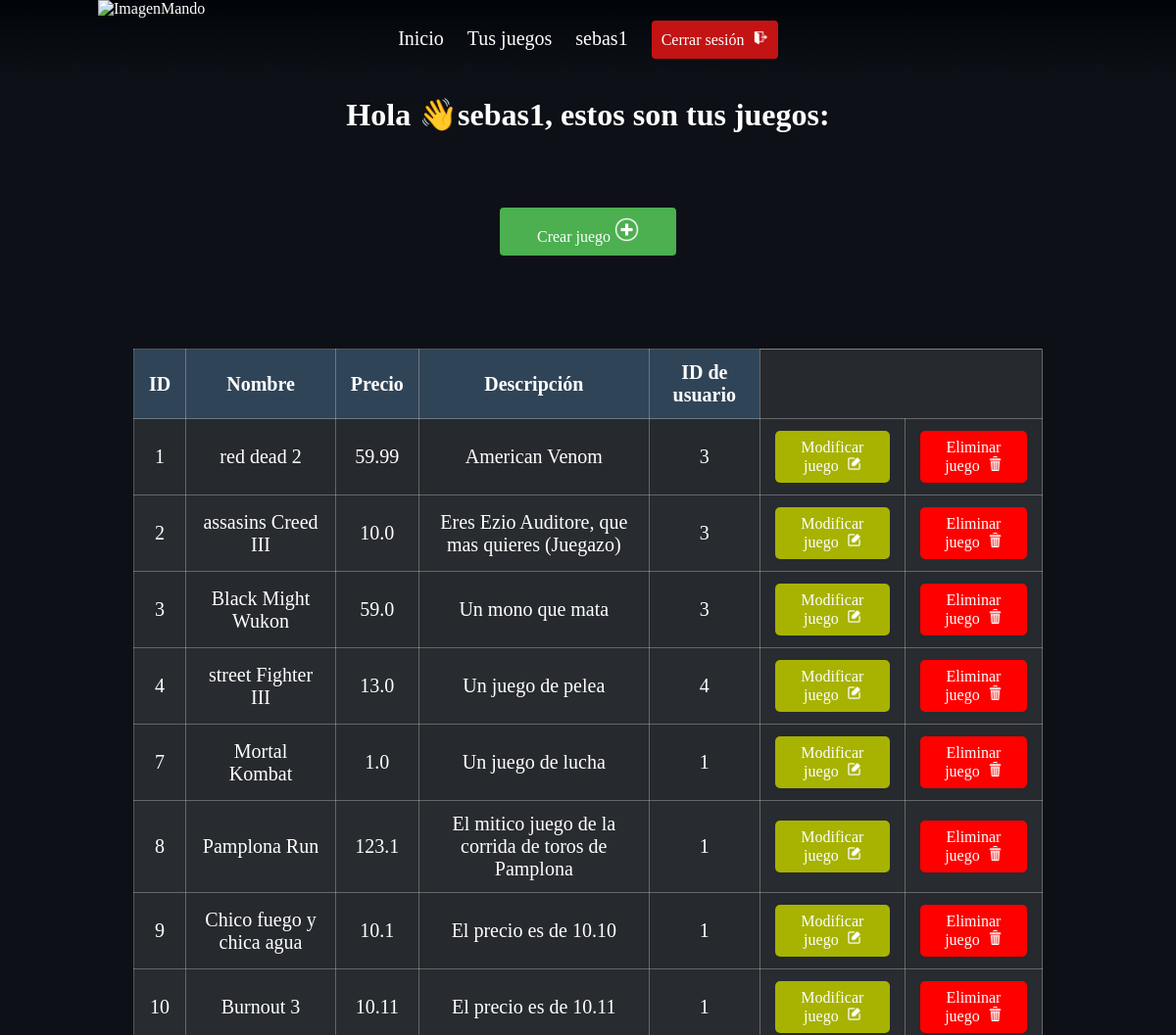
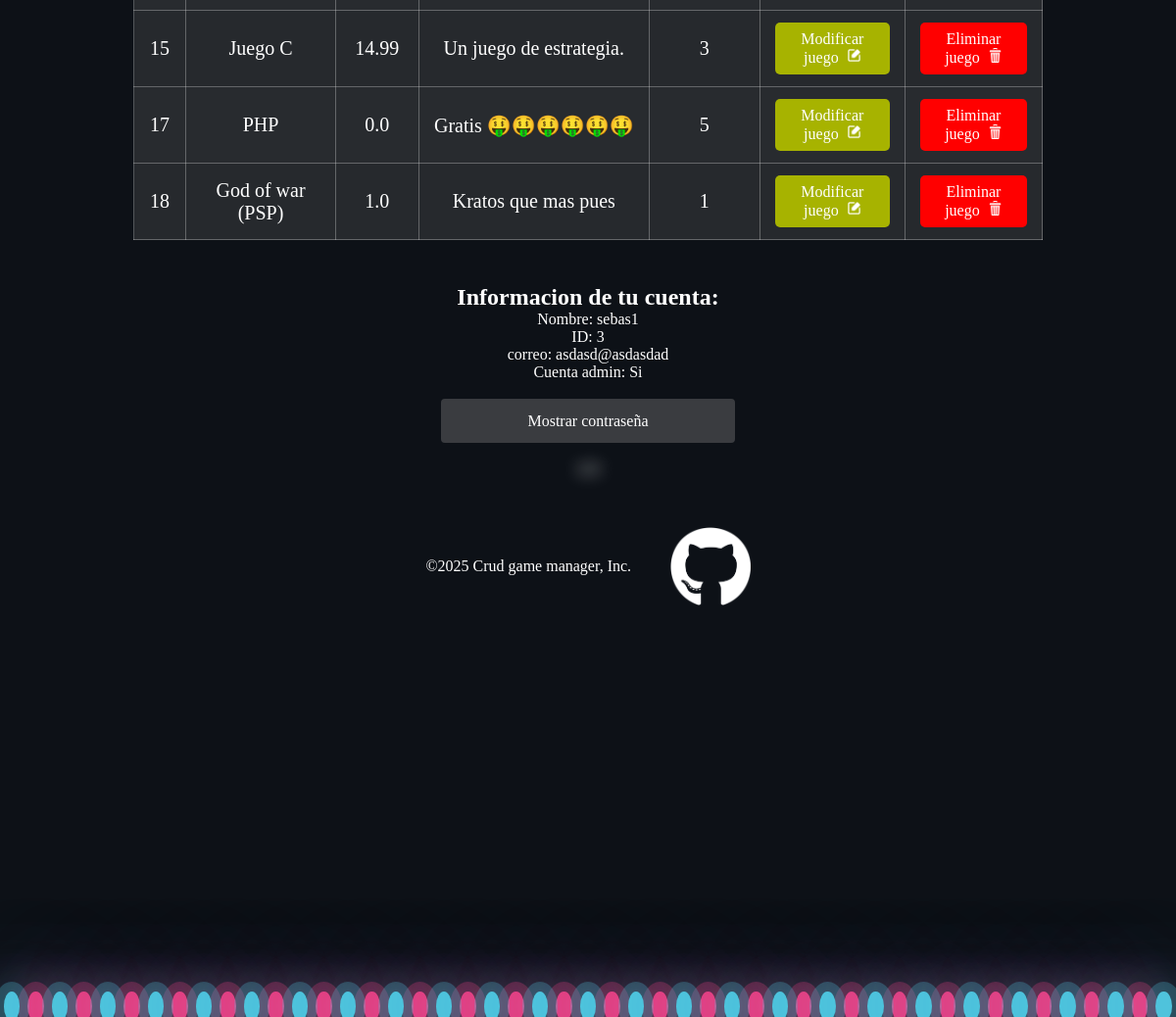
Page /protected (signed in) on the committed database (2 pictures, top to bottom).
### models.py (models this page shows)
class Usuario(db.Model, UserMixin):
    __tablename__ = 'usuarios'
    id = db.Column(db.Integer, primary_key=True)
    nombre = db.Column(db.String, nullable=False)
    correo = db.Column(db.String, unique=True, nullable=False)
    contrasena = db.Column(db.String, nullable=False)
    admin = db.Column(db.Boolean, nullable=False)

class Juego(db.Model):
    __tablename__ = 'juegos'
    id = db.Column(db.Integer, primary_key=True)
    nombre = db.Column(db.String, nullable=False)
    precio = db.Column(db.Float, nullable=False)
    descripcion = db.Column(db.String, nullable=False)
    usuario_id = db.Column(db.Integer, db.ForeignKey(
        'usuarios.id'), nullable=False)

### __main__.py (the view)
@app.route('/protected')
@login_required
def protected():
    usuario = Usuario.query.filter_by(id=current_user.id).first()
    juegos = 0
    esAdmin = usuario.admin
    if esAdmin == 1:
        juegos = Juego.query.all()
    else:
        juegos = Juego.query.filter_by(usuario_id=current_user.id).all()
    return render_template('juegos.html', usuario=usuario, juegos=juegos)

### __main__.py (called while the page is built)
@login_manager.user_loader
def load_user(user_id):
    return User(user_id)

### templates/juegos.html (shortened to what this page needs)
{% extends "templateConBurbujas.html" %}
{% block style %}
<link rel="stylesheet" href="{{ url_for('static', filename='css/juegos.css') }}">
{% endblock %}
{% block content %}
<main>
    <h1>Hola 👋{{usuario.nombre}}, estos son tus juegos:</h1>
    <div class="center">
        <button id="botonCrearJuego">Crear juego <img src="{{ url_for('static', filename='img/add.png') }}"
                alt="addIcon" id="addIcon"> </button>
    </div>
    <div id="juegos">
        <table border="1" id="miTabla">
            <thead>
                <tr>
                    <th>ID</th>
                    <th>Nombre</th>
                    <th>Precio</th>
                    <th>Descripción</th>
                    <th>ID de usuario</th>
                    <th colspan="2">&NonBreakingSpace;</th>
                </tr>
            </thead>
            <tbody>
                {% for juego in juegos %}
                <tr>
                    <td>{{ juego.id }}</td>
                    <td>{{ juego.nombre }}</td>
                    <td>{{ juego.precio }}</td>
                    <td>{{ juego.descripcion }}</td>
                    <td>
                        {% if usuario.admin %}
                        {{ juego.usuario_id }}
                        {% endif %}
                    </td>
                    <td>
                        <button class="botonModificar">Modificar juego &NonBreakingSpace;<img
                                src="{{url_for('static', filename='img/modify.png')}}" alt="modifyIcon"
                                id="modifyIcon"></button>
                    </td>
                    <td>
                        <button class="botonEliminar">Eliminar juego &NonBreakingSpace;<img
                                src="{{url_for('static', filename='img/delete.png')}}" alt="eliminateIcon"
                                id="modifyIcon"></button></button>
                    </td>
                </tr>
                {% endfor %}
            </tbody>
        </table>
    </div>
    <section id="clicATusDatos">
        <div id="tusDatos">
            <h2>Informacion de tu cuenta:</h2>
            <p>Nombre: {{usuario.nombre}}</p>
            <p>ID: <span id="usuarioId">{{usuario.id}}</span></p>
            <p>correo: {{usuario.correo}}</p>
            <p>Cuenta admin:
                {% if usuario.admin %}
                Si
                {% else %}
                No
                {% endif %}</p>
            <br>
            <button id="botonMostrarContra" onclick="mostrarContra()">Mostrar contraseña</button>
            <br> <br>
            <p id="mostrarContra" class="blurred">{{usuario.contrasena}}</p>
        </div>
    </section>
</main>
{% endblock %}

### templates/templateConBurbujas.html (shortened to what this page needs)
<!DOCTYPE html>
<html lang="es">
<head>
    {% block style %}{% endblock %}
</head>
<body>
    <a href="/"><img id="flag" alt="ImagenMando" src="../static/img/mando.png"></a>
    <header>
        <nav>
            <ul>
                <li><a href="/inicio">Inicio</a></li>
                {% if usuario and usuario.nombre %}
                <li><a href="/protected">Tus juegos</a></li>
                <li><a href="/protected#clicATusDatos">{{usuario.nombre}}</a></li>
                <li> <button id="botonCerrarSesion" onclick="window.location.href='/logout'">Cerrar sesión &VeryThinSpace; <img src="{{url_for('static', filename='img/logout.png')}}" alt="logoutIcon" id="logoutIcon"></button>
                </li>
                {% else %}
                <li><a href="/login"><img src="{{url_for('static', filename='img/login.png')}}" alt="loginImg"
                            id="loginIcon"></a></li>
                {% endif %}
            </ul>
        </nav>
    </header>
    <main class="content">
        {% block content %}{% endblock %}
    </main>
    <div class="bubbles">
        <span style="--i:12;"></span><span style="--i:24;"></span><span style="--i:10;"></span>
        <span style="--i:14;"></span><span style="--i:23;"></span><span style="--i:18;"></span>
        <span style="--i:16;"></span><span style="--i:19;"></span><span style="--i:20;"></span>
        <span style="--i:22;"></span><span style="--i:25;"></span><span style="--i:18;"></span>
        <span style="--i:21;"></span><span style="--i:15;"></span><span style="--i:13;"></span>
        <span style="--i:26;"></span><span style="--i:17;"></span><span style="--i:13;"></span>
        <span style="--i:28;"></span><span style="--i:11;"></span><span style="--i:12;"></span>
        <span style="--i:24;"></span><span style="--i:10;"></span><span style="--i:14;"></span>
        <span style="--i:23;"></span><span style="--i:18;"></span><span style="--i:16;"></span>
        <span style="--i:19;"></span><span style="--i:20;"></span><span style="--i:22;"></span>
        <span style="--i:25;"></span><span style="--i:18;"></span><span style="--i:21;"></span>
        <span style="--i:15;"></span><span style="--i:13;"></span><span style="--i:26;"></span>
        <span style="--i:17;"></span><span style="--i:13;"></span><span style="--i:28;"></span>
        <span style="--i:11;"></span><span style="--i:12;"></span> <span style="--i:24;"></span>
        <span style="--i:10;"></span> <span style="--i:14;"></span><span style="--i:23;"></span>
        <span style="--i:18;"></span><span style="--i:16;"></span> <span style="--i:19;"></span>
        <span style="--i:20;"></span>
    </div>
    <footer>
        <p>&copy;2025 Crud game manager, Inc.</p>
        <a href="https://github.com/Sebastian-Manrique" target="blanc">
            <img id="flagFooter" alt="img" src="../static/img/gitHub.png"></a>
    </footer>
</body>
</html>

### static/css/juegos.css (style rules this page uses)
body { margin: 0; padding: 0; transform-origin: top left; transform: scale(1); min-height: 100vh; background-color: #0d1117; }
.bubbles { position: relative; display: flex; bottom: -25vh; }
.bubbles span { position: relative; width: 30px; height: 30px; background: #4fc3dc; margin: 0 4px; border-radius: 50%; box-shadow: 0 0 0 10px #4fc3dc44, 0 0 50px #4fc3dc, 0 0 100px #4fc3dc; animation: animate 15s linear infinite; animation-duration: calc(200s / var(--i)); }
.bubbles span:nth-child(even) { background: #ff2d75; box-shadow: 0 0 0 10px #ff2d7544, 0 0 50px #ff2d75, 0 0 100px #ff2d75; z-index: -1; }
* { margin: 0; padding: 0; box-sizing: border-box; font-family: CustomFont; color: white; }
#flag { position: absolute; left: 100px; top: 0%; height: 100px; }
a:link, a:visited, a:hover, a:active { text-decoration: none; }
header { background: linear-gradient( to top, rgba(255, 255, 255, 0), rgba(1, 4, 9, 1) ); text-align: center; justify-content: center; align-items: center; }
header li { display: inline-block; font-size: 20px; margin: 0 10px; text-align: center; line-height: 78px; }
#flagFooter { height: 10vh; max-height: 100px; }
footer { display: flex; justify-content: center; align-items: center; padding: 20px; flex-wrap: wrap; position: fixed; width: 100%; }
footer p, footer a { margin: 0 20px; padding: 0; }
footer a { display: flex; align-items: center; }
.botonModificar { background-color: #a7b300; color: white; border: none; padding: 8px 16px; cursor: pointer; border-radius: 5px; }
.botonEliminar { background-color: #ff0000; color: white; border: none; padding: 8px 16px; cursor: pointer; border-radius: 5px; }
#botonCrearJuego { width: 15%; padding: 10px; background-color: #4caf50; color: white; border: none; border-radius: 4px; cursor: pointer; }
#botonCerrarSesion { width: 100%; padding: 10px; background-color: #c31313; color: white; border: none; border-radius: 4px; cursor: pointer; }
h1 { text-align: center; margin-top: 20px; }
.center { display: flex; justify-content: center; align-items: center; height: 25vh; }
button { padding: 10px 20px; font-size: 16px; }
#tusDatos { padding-top: 25px; text-align: center; }
.blurred { filter: blur(8px); }
#botonMostrarContra { width: 20%; min-width: 25%; padding: 10px; background-color: #3a3c40; color: white; min-height: 45px; border: none; border-radius: 4px; cursor: pointer; }
#juegos { display: flex; justify-content: center; padding: 20px; }
#miTabla { width: 80%; border-collapse: collapse; background-color: transparent; font-size: 20px; }
#miTabla th, #miTabla td { padding: 12px 15px; text-align: center; border: 1px solid #dcdcdc57; }
#miTabla th { background-color: #4f95d63f; }
#miTabla th:last-child { border-top: none; background-color: transparent; }
#miTabla tr:nth-child(even) { background-color: #6666664d; }
#miTabla tr:nth-child(odd) { background-color: #5555555c; }
#addIcon { height: 25px; }
#logoutIcon { height: 15px; }
#modifyIcon { height: 15px; }

### rows in the picture
Usuario: nombre "sebas1", id "3", correo "asdasd@asdasdad"
Juego: id "1", nombre "red dead 2", precio "59.99", descripcion "American Venom", usuario_id "3"
Juego: id "2", nombre "assasins Creed III", precio "10.0", descripcion "Eres Ezio Auditore, que mas quieres (Juegazo)", usuario_id "3"
Juego: id "3", nombre "Black Might Wukon", precio "59.0", descripcion "Un mono que mata", usuario_id "3"
Juego: id "4", nombre "street Fighter III", precio "13.0", descripcion "Un juego de pelea", usuario_id "4"
Juego: id "7", nombre "Mortal Kombat", precio "1.0", descripcion "Un juego de lucha", usuario_id "1"
Juego: id "8", nombre "Pamplona Run", precio "123.1", descripcion "El mitico juego de la corrida de toros de Pamplona", usuario_id "1"
Juego: id "9", nombre "Chico fuego y chica agua", precio "10.1", descripcion "El precio es de 10.10", usuario_id "1"
Juego: id "10", nombre "Burnout 3", precio "10.11", descripcion "El precio es de 10.11", usuario_id "1"
Juego: id "15", nombre "Juego C", precio "14.99", descripcion "Un juego de estrategia.", usuario_id "3"
Juego: id "17", nombre "PHP", precio "0.0", descripcion "Gratis 🤑🤑🤑🤑🤑🤑", usuario_id "5"
Juego: id "18", nombre "God of war (PSP)", precio "1.0", descripcion "Kratos que mas pues", usuario_id "1"
